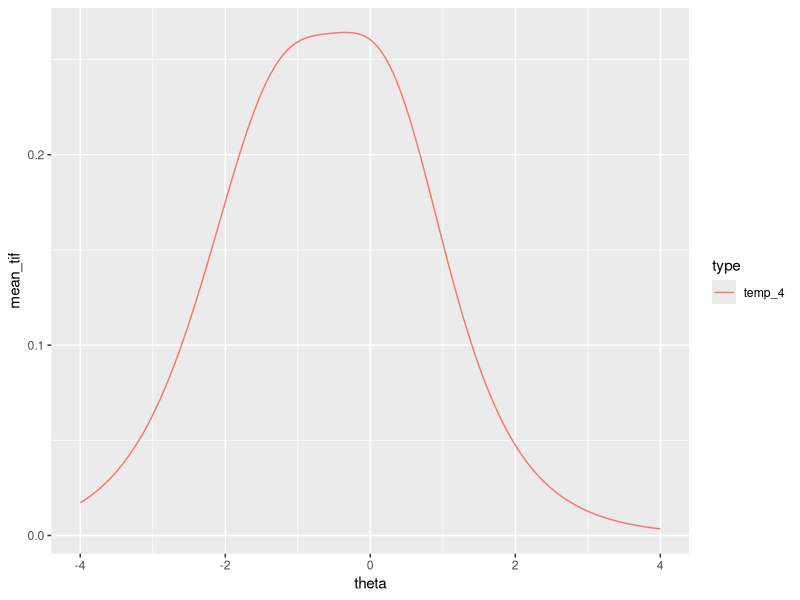
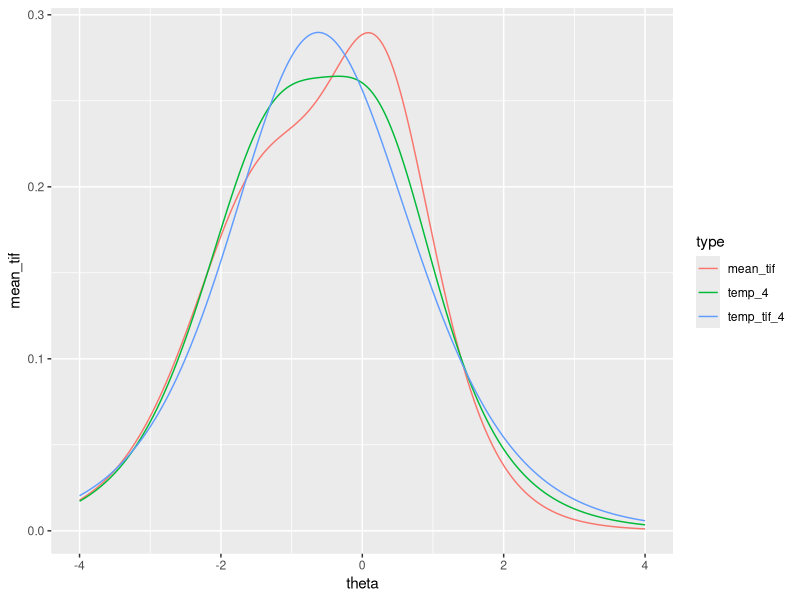

Write the R code that produced these figures, in order. (Note: this script raises an error after producing the figures.)
# frank ------
rm(list = ls())
library(tidyverse)
# dovresti lanciare dalle funzioni fino in fondo :) grazie 
# funzioni forme brevi
# funzione per stimare la probabilità dati i parametrid egli item e del soggetto
IRT <- function(theta, a = 1, b = 0, c = 0,e = 1) {
  y <- c + (e - c) * exp(a * (theta - b)) / (1 + exp(a * (theta - b)))
  return(y)
}
# calcola l'IIF per un item specifico
i_info <- function(b, a=1,c=0, theta = seq(-5,5,length.out=1000)){
  P <- NULL
  Q <- NULL
  Ii <- NULL
  
  for(i in 1:length(theta)){
    P[i] <- 1/(1+ exp (-a*(theta[i] - b)))
    Q[i]= 1-P[i]
    Ii[i] =(a*Q[i]*(P[i]-c)^2)/(P[i]*((1-c)^2)) # (3PL)
  }
  return(Ii)
}
# calcola l'IIF di tutti gli item e restituisce in una lista di lunghezza ugaule a tutti 
# gli item per cui si è calcolata l'IIF
item_info <- function(ipar, theta = seq(-5,5,length.out=1000)){
  item <- NULL
  for(i in 1:nrow(ipar)){
    item[[i]] <- i_info(ipar[i, "b"],ipar[i, "a"], theta = theta)
  }
  return(item)
}
# lo chiamo ILA ma è lo stesso di Ilocate
ila = function(TIF, parameters, print = TRUE) {
  # tif target

  mygraphs = list()
  data_graphs = list()
  mytif = TIF
  token = TRUE
  mysel = NULL
  interim_infos = list()
  interim_infos_temp = list()
 # browser()
  for (i in 1:nrow(parameters)) {
    if (token == TRUE) {
      if (i == 1) {
        parameters$temp_theta = mytif[which(mytif$mean_tif == max(mytif$mean_tif)), "theta"] 
      } else {
        parameters$temp_theta = widesel[which(widesel$difference == max(widesel$difference)), "theta"]
        
      }
      # questo codice funziona molto bene per Rasch, è la cosa migliore 
      parameters$temp_iif = with(parameters,
                                 abs(temp_theta - b))
      if (is.null(mysel)) {
        tempsel = parameters[which(parameters$temp_iif == min(parameters$temp_iif)), ]
        mysel = rbind(mysel, tempsel)
      } else {
        tempparameters = parameters[rownames(parameters)[!rownames(parameters) %in% rownames(mysel)], ]
        tempsel = tempparameters[which(tempparameters$temp_iif == min(tempparameters$temp_iif)), ]
        mysel = rbind(mysel, tempsel)
        
      }
      tempiifs <- item_info(mysel[,c("b","a")],
                            theta = mytif$theta)
      temp_info = do.call("cbind", tempiifs)
      temp_info = cbind(mytif$theta, temp_info)
      temp_info = data.frame(temp_info)
      colnames(temp_info)[-1] = rownames(mysel)
      colnames(temp_info)[1] = "theta"
      if (sum(grepl("item", colnames(temp_info))) == 1) {
        temp_info$tif = temp_info[,-1]
      } else {
        temp_info$tif = rowSums(temp_info[,-1]) 
      }
      # browser()
      temp_info$mean_tif =temp_info$tif/ nrow(mysel)
      temp_info_small = temp_info[, c("theta", "mean_tif")]
      temp_info_small$type = paste("temp", nrow(mysel), sep = "_")
      thesel = mytif[, c("theta", "mean_tif")] 
      thesel$type = "target"
      final = rbind(thesel, temp_info_small)
      data_graphs[[i]] = final
      mygraphs[[i]] = ggplot(data_graphs[[i]], 
                             aes(x = theta, y = mean_tif, 
                                 color = type, 
                                 linetype = type)) + 
        geom_line() 
      # temp_info_small va messo dentro una lista, in modo da poter prendere il processo tutte 
      # le volte 
      interim_infos_temp[[i]] = temp_info_small
      names(interim_infos_temp)[i] = unique(temp_info_small$type)
      interim_infos[[i]] = merge(temp_info_small, mytif, by = "theta")
      names(interim_infos)[i] = unique(temp_info_small$type)
      interim_infos[[i]]$last_item = rownames(mysel)[nrow(mysel)]
      interim_infos[[i]]$distance_tif = with(interim_infos[[i]], 
                                             abs(mean_tif.x - mean_tif.y))
      if (print == TRUE) {
        interim_plots = do.call("rbind", interim_infos_temp)
        interim_plots = rbind(thesel, interim_plots)
        g_plot = ggplot(interim_plots, 
                        aes(x = theta, y = mean_tif, 
                            color = type)) + geom_line()
        print(g_plot)
      }
      
      widesel = merge(mytif, temp_info_small, by = "theta")
      widesel$difference = widesel$mean_tif.x - widesel$mean_tif.y
      full_selection = mysel
      
      if (length(interim_infos) == 1) {
        token = TRUE
      } else if (i == nrow(parameters)) {
        token = FALSE
        end = full_selection[-nrow(full_selection), ]
      } else if (mean(interim_infos[[i]]$distance_tif) == 0 | mean(interim_infos[[i]]$distance_tif) >= mean(interim_infos[[i-1]]$distance_tif)) {
        token = FALSE
      } else if (mean(interim_infos[[i]]$distance_tif) < mean(interim_infos[[i-1]]$distance_tif)) {
        token = TRUE
      }
      
    } else {
      end = full_selection[-nrow(full_selection), ]
    }
    
  }
  results = list(all_attempts = interim_infos,
                 select_attempts = interim_infos[-length(interim_infos)],
                 original  = full_selection, 
                 end = end, 
                 the_graphs = mygraphs)
  return(results)
}
# FRANK because FRANly I don't know ho to call it  
frank = function(target, parameters) {
  target = target[, c("theta", "mean_tif")]
  # calcolo le iifs di tutti gli item dato il theta e i parametri
  all_iifs = item_info(parameters, theta = target$theta)
  all_iifs = data.frame(do.call("cbind", all_iifs))
  colnames(all_iifs) = rownames(parameters)
  all_iifs = cbind(theta, all_iifs)
  # prende solo le IIF
  iif_start = data.frame(all_iifs[, grep("item", colnames(all_iifs))])
  # inizializza le varie robe che servon nella funzione 
  index_item = NULL
  temp_sel = NULL
  sel_temp = NULL
  dist_k = NULL
  temp_dist = NULL
  tif_k = target
  distances = numeric(ncol(iif_start))
  names(distances) = colnames(iif_start)
  token = TRUE
  # questo è frank 
    for (i in 1:ncol(iif_start)){
      if (token == TRUE) {  
      if (i == 1) {
          for (j in 1:length(distances)) {
            distances[j] = mean(abs(target$mean_tif - 
                                      iif_start[, grep("item", colnames(iif_start))[j]]))
          }
          sel_temp = names(which(distances == min(distances, na.rm = TRUE)))
          # deve essere aggiornato a ogni iterazione con gli indici degli item che vengono selezionati via via
          index_item = c(index_item, sel_temp)
          # attenzione perché questo temp item in realtà è quello che si prende gli item selezionati
          temp_item = all_iifs[,colnames(all_iifs) %in% index_item]
          temp_sel = cbind(target, temp_item)
          colnames(temp_sel)[3:ncol(temp_sel)] = index_item
          tif_k$temp =  all_iifs[,colnames(all_iifs) %in% index_item]
          colnames(tif_k)[ncol(tif_k)] = paste0("temp_tif_", i)
          temp_dist = mean(abs(tif_k$mean_tif - tif_k[, ncol(tif_k)])) 
          dist_k = c(dist_k, temp_dist)
        } else {
          # calcolo al TIF media consdierando solo gli item che non sono ancora stati messi 
          # nella selezione
          
          for (j in as.numeric(gsub("\\D", "", setdiff(colnames(iif_start), index_item)))) {
            temp_sel$temp_item = iif_start[,j]
            temp_sel$temp_tif = rowMeans(temp_sel[, grep("item", colnames(temp_sel))])
            distances[j] = mean(abs(temp_sel$mean_tif - temp_sel$temp_tif))
          }
          distances[names(distances) %in% index_item] = NA
          sel_temp = names(which(distances == min(distances, na.rm = TRUE)))
          # deve essere aggiornato a ogni iterazione con gli indici degli item che vengono selezionati via via
          index_item = c(index_item, sel_temp)
          # attenzione perché questo temp item in realtà è quello che si prende gli item selezionati
          temp_item = cbind(temp_item, all_iifs[,colnames(all_iifs) %in% index_item[i]])
          temp_sel = cbind(target, temp_item)
          colnames(temp_sel)[3:ncol(temp_sel)] = index_item
          tif_k$temp =  rowMeans(temp_sel[, grep("item", colnames(temp_sel))])
          colnames(tif_k)[ncol(tif_k)] = paste0("temp_tif_", i)
          temp_dist = mean(abs(tif_k$mean_tif - tif_k[, ncol(tif_k)])) 
          dist_k = c(dist_k, temp_dist)
        }
        if (i == 1) {
          token = TRUE
        } else if (dist_k[i] >= dist_k[i-1]) {
          token  = FALSE
        } else {
          token = TRUE
        }
    }
  }
 
  results = list(tif = tif_k, 
                 distances = dist_k, 
                 chosen_items = index_item)
  return(results)
}
frank_graph = function(frank_results, selection = NULL) {
  
  tif_k_long = pivot_longer(frank_results$tif, 
                            cols = !theta, 
                            names_to = "tif")
  
  if (is.null(selection)) {
    temp_frank = tif_k_long
  } else {
    temp_frank = tif_k_long[tif_k_long$tif %in% selection, ]
  }
  
  g = ggplot(temp_frank, 
         aes(x = theta, y = value, color = tif, linetype = tif)) + geom_line()
  return(g)
}
# FRANK because FRANly I don't know ho to call it  
frankie = function(target, parameters) {
  target = target[, c("theta", "mean_tif")]
  # calcolo le iifs di tutti gli item dato il theta e i parametri
  all_iifs = item_info(parameters, theta = target$theta)
  all_iifs = data.frame(do.call("cbind", all_iifs))
  colnames(all_iifs) = rownames(parameters)
  all_iifs = cbind(theta, all_iifs)
  # prende solo le IIF
  iif_start = data.frame(all_iifs[, grep("item", colnames(all_iifs))])
  # inizializza le varie robe che servon nella funzione 
  index_item = NULL
  temp_sel = NULL
  sel_temp = NULL
  dist_k = NULL
  temp_dist = NULL
  tif_k = target
  distances = (matrix(nrow=length(theta), ncol=(ncol(iif_start))))
  colnames(distances) = colnames(iif_start)
  dist = numeric(ncol(iif_start))
  names(dist) = colnames(iif_start)
  token = TRUE
# questo è frankie 
    for (i in 1:ncol(iif_start)){
      if (token == TRUE) {
        if (i == 1) {
          for (j in 1:ncol(distances)) {
            distances[,j] = abs(target$mean_tif - 
                                      iif_start[, grep("item", colnames(iif_start))[j]])
            dist[j] = mean(abs(target$mean_tif - 
                                 iif_start[, grep("item", colnames(iif_start))[j]]))
          }
          indexing = matrix(nrow=nrow(distances), ncol= 1)
         for (j in 1:nrow(distances)) {
           indexing[j, 1] = names(which(distances[j, ] == min(distances[j, ])))[1]
         } 
          sel_temp = names(which(table(indexing) == max(table(indexing))))
          # sel_temp = names(which(dist == min(dist, na.rm = TRUE)))
          # deve essere aggiornato a ogni iterazione con gli indici degli item che vengono selezionati via via
          index_item = c(index_item, sel_temp)
          # attenzione perché questo temp item in realtà è quello che si prende gli item selezionati
          temp_item = all_iifs[,colnames(all_iifs) %in% index_item]
          temp_sel = cbind(target, temp_item)
          colnames(temp_sel)[3:ncol(temp_sel)] = index_item
          tif_k$temp =  all_iifs[,colnames(all_iifs) %in% index_item]
          colnames(tif_k)[ncol(tif_k)] = paste0("temp_tif_", i)
          temp_dist = table(indexing)[which(table(indexing) == max(table(indexing)))]
          #temp_dist = max(table(indexing))
          dist_k = c(dist_k, temp_dist)
        } else {
          # calcolo al TIF media consdierando solo gli item che non sono ancora stati messi 
          # nella selezione
          for (j in as.numeric(gsub("\\D", "", setdiff(colnames(iif_start), index_item)))) {
            temp_sel$temp_item = iif_start[,j]
            temp_sel$temp_tif = rowMeans(temp_sel[, grep("item", colnames(temp_sel))])
            distances[, j] = abs(temp_sel$mean_tif - temp_sel$temp_tif)
          }
          distances[,colnames(distances) %in% index_item] = NA
          indexing = matrix(nrow=nrow(distances), ncol= 1)
          for (j in 1:nrow(distances)) {
            indexing[j, 1] = names(which(distances[j, ] == min(distances[j, ], na.rm = T)))
          } 
          sel_temp = names(which(table(indexing) == max(table(indexing))))
          # deve essere aggiornato a ogni iterazione con gli indici degli item che vengono selezionati via via
          index_item = c(index_item, sel_temp)
          # attenzione perché questo temp item in realtà è quello che si prende gli item selezionati
          temp_item = cbind(temp_item, all_iifs[,colnames(all_iifs) %in% index_item[i]])
          temp_sel = cbind(target, temp_item)
          colnames(temp_sel)[3:ncol(temp_sel)] = index_item
          tif_k$temp =  rowMeans(temp_sel[, grep("item", colnames(temp_sel))])
          colnames(tif_k)[ncol(tif_k)] = paste0("temp_tif_", i)
          temp_dist = table(indexing)[which(table(indexing) == max(table(indexing)))]
          dist_k = c(dist_k, temp_dist)
        }
        if (i == 1) {
          token = TRUE
        } else if (dist_k[i] <= dist_k[i-1]) {
          token  = FALSE
        } else {
          token = TRUE
        }
        
      }
    }
  
  results = list(tif = tif_k, 
                 distances = dist_k, 
                 chosen_items = index_item)
  return(results)
}
#' ilafrank
#' 
#' Confronta le robe ottenute con ila frank e frankie per fare i grafici
#'
#' @param ila l'oggetto dei risultati ottenuto con ila
#' @param frank l'oggetto dei risultati ottenuto con frank 
#' @param frankie l'oggetto dei risultati ottenuto con frankie
#' @param n il numero di iterazione di cui si vogliono vedere i risultati (se non ci sono iterazioni ci si attacca al cazzo perché non funge)
#' @param last se falso si vedono TUTTI gli step di item inclusion fatti da frank e frankie
#'
#' @return
#' @export
#'
#' @examples
ilafrank = function(ila, frank, frankie = NULL, n=1, last = TRUE) {
  # browser()
  if (is.null(frankie)) {
    tempAttempt = ila[[n]]$select_attempts[[length(ila[[n]]$select_attempts)]]
    ilaGraph = tempAttempt[, c("theta", "type","mean_tif.x")]
    colnames(ilaGraph) = c("theta",    "type", "mean_tif")
    ilaGraph$type = gsub("temp", "ila", ilaGraph$type)
    
    frankLong =  pivot_longer(frank[[n]]$tif, 
                              cols = !theta, 
                              names_to = "tif")
    colnames(frankLong) = colnames(ilaGraph)
    frankLong$type = gsub("temp", "frank", frankLong$type)
    frank_lab = unique(frankLong$type)
    frank_lab = frank_lab[c(length(frank_lab))]
    frankieLong = NULL
  } else {
    frankieLong =  pivot_longer(frankie[[n]]$tif, 
                                cols = !theta, 
                                names_to = "tif")
    colnames(frankieLong) = colnames(ilaGraph)
    frankieLong$type = gsub("temp", "frankie", frankieLong$type)
    frankie_lab = unique(frankieLong$type)
    frankie_lab = frankie_lab[c(length(frankie_lab))]
  }

  if (last == TRUE & !is.null(frankie)) {
    frankieLong = frankieLong[frankieLong$type %in% c("mean_tif", frankie_lab),]
    frankLong = frankLong[frankLong$type %in% c("mean_tif", frank_lab),]
  } else if (last == TRUE & is.null(frankie)) {
    frankLong = frankLong[frankLong$type %in% c("mean_tif", frank_lab),]
  }
  
  allGraphs = rbind(ilaGraph, frankLong, frankieLong)
  allGraphs$type = gsub("mean_tif", "TARGET", allGraphs$type)
  
  return(allGraphs)
  
}
set.seed(1312)
theta =  seq(-4, 4, length.out = 5000)
myfrank = list()
myfrankie = list()
myila = list()
# creo il dataset per gli items che sono inclusi nella TIF target  
iterations = 10
target_items = data.frame(matrix(nrow = iterations, ncol= 2))
colnames(target_items)  = c("nitems", "items")
for (i in 1:iterations) {
  # confronto la performance di ila e frank su 100 iterazioni 
  # ad ogni iterazione creo una banca item (per ora parto con 20 item)
  # mi salvo gli item che erano nella tif target originale e anche la lunghezza dele tif originale 
  # applico 
  # genera i parametri degli item
  parameters = data.frame(b = runif(15, -3, 3),
                          a = runif(15, 0.9, 2))
  rownames(parameters) = paste("item", 1:nrow(parameters), sep = "_")
  # estrae un tif target a target con un numero di item a caso e aggiunge i paramtetri di modifica
  length_target = 2:(nrow(parameters)-1)
  length_target = sample(length_target, 1)
  possible_comb = combn(nrow(parameters), length_target)
  index_selected_comb = sample(ncol(possible_comb), 1)
  sel_items_rows = possible_comb[, index_selected_comb]
  sel_items = parameters[sel_items_rows, ]
  sel_items$b = sel_items$b + runif(nrow(sel_items), -.10, .10)
  sel_items$a = sel_items$a + runif(nrow(sel_items), -.10, .10)
  # metto gli item della tif dentro il dataframe che ho creato 
  target_items[i, "nitems"] = nrow(sel_items)
  target_items[i, "items"] = paste(rownames(sel_items),collapse = " ")
  
  # calcola la tif target
  iifs <- item_info(sel_items,
                    theta = theta)
  target_info = do.call("cbind", iifs)
  target_info = cbind(theta, target_info)
  target_info = data.frame(target_info)
  colnames(target_info)[-1] = rownames(sel_items)
  target_info$mean_tif = rowMeans(target_info[, grep("item", colnames(target_info))])
  
  
  myfrank[[i]] = frank(target_info, parameters = parameters)
  myfrankie[[i]] = frankie(target_info, parameters = parameters)
  myila[[i]] = ila(target_info, parameters = parameters, print = F)
}

item_comparison = data.frame(target = target_items$nitems)
item_select = data.frame(taregt_items = target_items$items)
for (i in 1:length(myfrank)) {
  item_comparison[i, "nfrank"] = length(myfrank[[i]]$chosen_items)
  item_select[i, "ifrank"] = paste(myfrank[[i]]$chosen_items[order(myfrank[[i]]$chosen_items, decreasing = T)], collapse = " ")
  item_comparison[i, "nfrankie"] = length(myfrankie[[i]]$chosen_items)
  item_select[i, "ifrankie"] = paste(myfrankie[[i]]$chosen_items[order(myfrankie[[i]]$chosen_items, decreasing = T)], collapse = " ")
  item_comparison[i, "nila"] = nrow(myila[[i]]$end)
  item_select[i, "iila"] = paste(rownames(myila[[i]]$end)[order(rownames(myila[[i]]$end), decreasing = T)], collapse = " ")
}
sum(item_comparison$nfrank > item_comparison$nila)  
sum(item_comparison$nfrank == item_comparison$nila)  
item_comparison[which(item_comparison$nfrank == item_comparison$nila), ]


tempAttempt = myila[[4]]$select_attempts[[length(myila[[4]]$select_attempts)]]
ilaGraph = tempAttempt[, c("theta", "type","mean_tif.x")]
colnames(ilaGraph) = c("theta",    "type", "mean_tif")
# ilaGraph$algortithm = "ILA"

ggplot(ilaGraph, 
       aes(x = theta, y = mean_tif, color = type)) + geom_line()

frankLong =  pivot_longer(myfrank[[4]]$tif, 
                                         cols = !theta, 
                                         names_to = "tif")
colnames(frankLong) = colnames(ilaGraph)

allGraphs = rbind(ilaGraph, frankLong)

ggplot(allGraphs[allGraphs$type %in% c("mean_tif", "temp_4", "temp_tif_4"), ], 
       aes( x= theta, y = mean_tif, color = type)) + geom_line()






fourthiteration = ilafrank(myila, myfrank, myfrankie,n = 2)

ggplot(fourthiteration[fourthiteration$type %in% c("TARGET", "frankie_tif_2", "frank_tif_5"), ], 
       aes( x= theta, y = mean_tif, color = type)) + geom_line()

ggplot(fourthiteration, 
       aes( x= theta, y = mean_tif, color = type)) + geom_line() + 
  ggtitle(paste("frank = ", item_comparison[2, "nfrank"], 
                "frankie = ", item_comparison[2, "nfrankie"], 
                "ila =", item_comparison[2, "nila"])) +  
  theme(legend.position = c(0.7, 0.7)) + 
  scale_color_manual(values = c("red", "royalblue", "seagreen", "black"))
# rosso franke
# blue frankie
# verde ila 
# nera target

# voglio printare tutte le iterazioni per la mia salute mentale 
temp = NULL 
iter_graph = NULL 
g=list()
for (i in 1:length(myila)) {
  temp = ilafrank(myila, myfrank, myfrankie,n = i)
  temp$iter = i
  temp$title = paste("frank = ", item_comparison[i, "nfrank"], 
                     "frankie = ", item_comparison[i, "nfrankie"], 
                     "ila =", item_comparison[i, "nila"])
  g[[i]] = ggplot(temp, 
                  aes( x= theta, y = mean_tif, color = type)) + geom_line(linewidth=1.2) + 
    ggtitle(paste("iter = ", i, ", frank = ", item_comparison[i, "nfrank"], 
                  ", frankie = ", item_comparison[i, "nfrankie"], 
                  ", ila =", item_comparison[i, "nila"])) + 
    scale_color_manual(values = c("red", "royalblue", "seagreen", "black")) +
    theme(legend.position = "none") 
#   print(g[[i]])
  iter_graph = rbind(temp, iter_graph)
  
}

library(patchwork)
wrap_plots(g)

# voglio vedere la distanza assoluta di ognuno degli algoritmi dalla target 
# nelle 10 iterazioi 
# da ila va preso myila[[n]]$select_attempts[[length(myila[[n]]$select_attempts)]]
# per frank e frankie è più complesso perché devo calcolare la media ad ongi iterazione 

tempFrank = NULL
tempfrankie = NULL 
tempIla = NULL 

distance_tif = data.frame(matrix(nrow=iterations, ncol = 3))
colnames(distance_tif) = c("ila","frank", "frankie")

for(i in 1:(iterations)) {
  tempFrank = myfrank[[i]]$tif
  tempFrank$temp_tif = rowMeans(tempFrank[, grep("temp_", colnames(tempFrank))])
  tempFrank$distance = abs(tempFrank$mean_tif - tempFrank$temp_tif)
  tempfrankie = myfrankie[[i]]$tif
  tempfrankie$temp_tif = rowMeans(tempfrankie[, grep("temp_", colnames(tempfrankie))])
  tempfrankie$distance = abs(tempfrankie$mean_tif - tempfrankie$temp_tif)
  
  distance_tif[i, "ila"] = mean(myila[[i]]$select_attempts[[length(myila[[i]]$select_attempts)]]$distance_tif)
  distance_tif[i, "frank"] = mean(tempFrank$distance)
  distance_tif[i, "frankie"] =mean(tempfrankie$distance)
  }

distance_tif

the_min = numeric(0)

for(i in 1:nrow(distance_tif)) {
  the_min[i] = which(distance_tif[i, ] == min(distance_tif[i, ]))  
}
table(the_min)

distance_tif = cbind(rownames(distance_tif), 
                     distance_tif)
distance_tif$ilafrankie = with(distance_tif, 
                             ila-frankie)
distance_tif$ilafrank = with(distance_tif, 
                               ila-frank)


ggplot(distance_tif, 
       aes(x = iter, y = ilafrankie)) + geom_point()


colnames(distance_tif)[1] = "iter"
dist_long = pivot_longer(distance_tif,
                         names_to = "alg", 
                         cols = !iter)


ggplot(dist_long, 
       aes(x = iter, y = value, 
           color = alg, shape=alg)) + geom_point(size = 2)


ggplot(iter_graph, 
       aes( x= theta, y = mean_tif, color = type)) + geom_line() + 
 facet_wrap(~iter)


